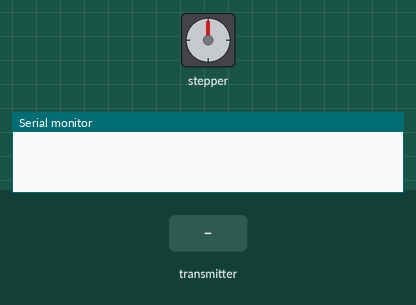
The sketch below on a simulated Arduino Uno, built with avr-gcc and run on an emulated ATmega328P. Parts: stepper motor, the last lines printed to the serial monitor. Wiring (inferred from the names in the program): stepper motor driver (200 steps per turn assumed): step pin 3; direction pin 2. The inputs (shaded band) are chosen by the test bench. No radio packets arrive unless stated.

Above: at 1.2 s.
1.3 s: the transmitter starts sending val = 256
At 2.6 s:
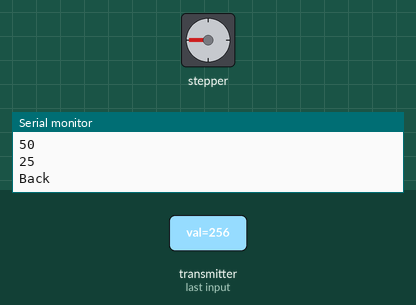
3.7 s: the transmitter starts sending val = 0
At 4.15 s:
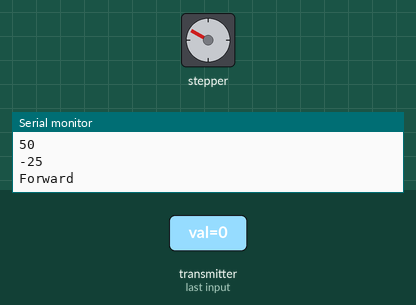
5.8 s: the transmitter starts sending val = 512
At 8.3 s:
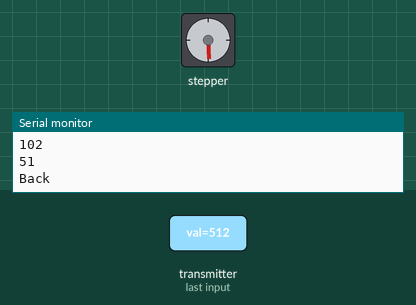
8.8 s: the transmitter starts sending val = 1023
At 9.25 s:
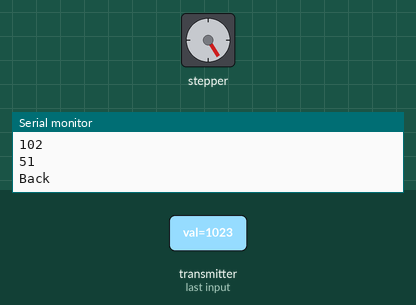
11.8 s: the transmitter starts sending val = 0
At 11.95 s:
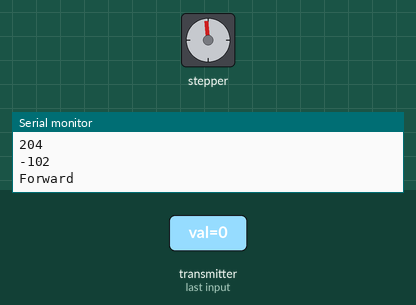
Timing chart, 0 to 17.3 s (numbered marks = the images above; inputs shaded):
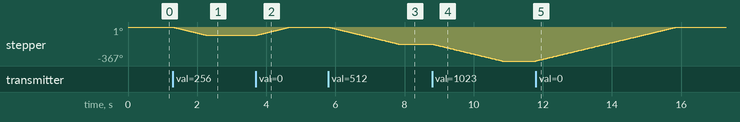

The sketch:

motorcontroller.ino
```cpp
#include <SPI.h>
#include <nRF24L01.h>
#include <RF24.h>
RF24 radio(9, 10); // CE, CSN
const byte address[6] = "00001";

const unsigned long T_rec = 5;
long next_rec = 0;
const unsigned long T_spin = 1000;
long next_spin = 0;

int deltime = 0;
const int dirPin = 2;  // Direction
const int stepPin = 3; // Step
int pos  =  0;
int curpos = 0;

void setup() {
  pinMode(stepPin,OUTPUT);
  pinMode(dirPin,OUTPUT);
  Serial.begin(9600);
  radio.begin();
  radio.openReadingPipe(0, address);   //Setting the address at which we will receive the data
  radio.setPALevel(RF24_PA_MIN);       //You can set this as minimum or maximum depending on the distance between the transmitter and receiver.
  radio.startListening();              //This sets the module as receiver
}

void loop() {
  if (millis() >= next_rec) {
    if (radio.available())              //Looking for the data.
    {
      int val;                          //Saving the incoming data
      radio.read(&val, sizeof(val));    //Reading the data
      pos = val/10;
    }
    next_rec += T_rec;
  }


  if (curpos != pos) {
    int DIFF_STEPS = 0;
    int DELTASTEP = pos-curpos;
    DIFF_STEPS = 2 * abs(DELTASTEP);

    Serial.println(curpos);
    Serial.println(pos);
    Serial.println(DIFF_STEPS);
    Serial.println(DELTASTEP);
    Serial.println("");

    if (curpos > pos) {
      digitalWrite(dirPin,HIGH);
      Serial.println("Forward");
    }

    else if (curpos < pos){
      digitalWrite(dirPin,LOW);
      Serial.println("Back");
    }

    for (int x = 0; x < DIFF_STEPS; x++) {
      digitalWrite(stepPin,HIGH);
      delay(10);
      digitalWrite(stepPin,LOW);
      delay(10);
      curpos += 1;
    }

    curpos = pos;
    DIFF_STEPS = 0;
  }
}

//set at 12V 2Amp
```

Measured:
- after the input at 1.3 s, stepper: turns 90° counter-clockwise in 0.98 s, starting at once
- after the input at 3.7 s, stepper: turns 90° clockwise in 0.98 s, starting at once
- after the input at 5.8 s, stepper: turns 183° counter-clockwise in 2.0 s, starting at once
- after the input at 8.8 s, stepper: turns 184° counter-clockwise in 2.0 s, starting at once
- after the input at 11.8 s, stepper: turns 367° clockwise in 4.1 s, starting at once
